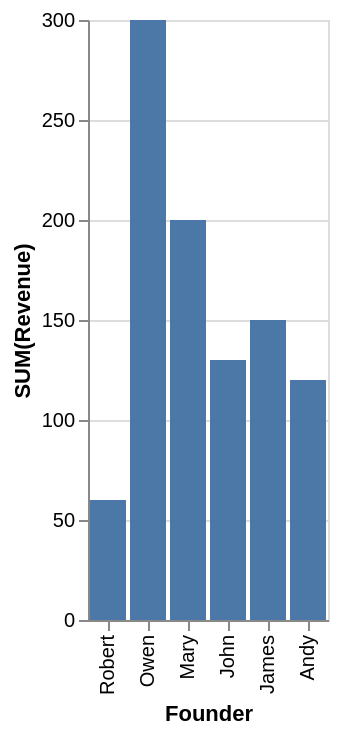

Vega-Lite specification stored for this chart:
### Vega-Lite specification from a JSON file in a GitHub repository (floating-point values rounded to 4 significant figures)
{"data": {"values": [{"x_data": "Andy", "y_data": 120}, {"x_data": "James", "y_data": 150}, {"x_data": "John", "y_data": 130}, {"x_data": "Mary", "y_data": 200}, {"x_data": "Owen", "y_data": 300}, {"x_data": "Robert", "y_data": 60}]}, "mark": "bar", "encoding": {"x": {"field": "x_data", "type": "nominal", "title": "Founder", "sort": "descending"}, "y": {"field": "y_data", "type": "quantitative", "title": "SUM(Revenue)"}}}
